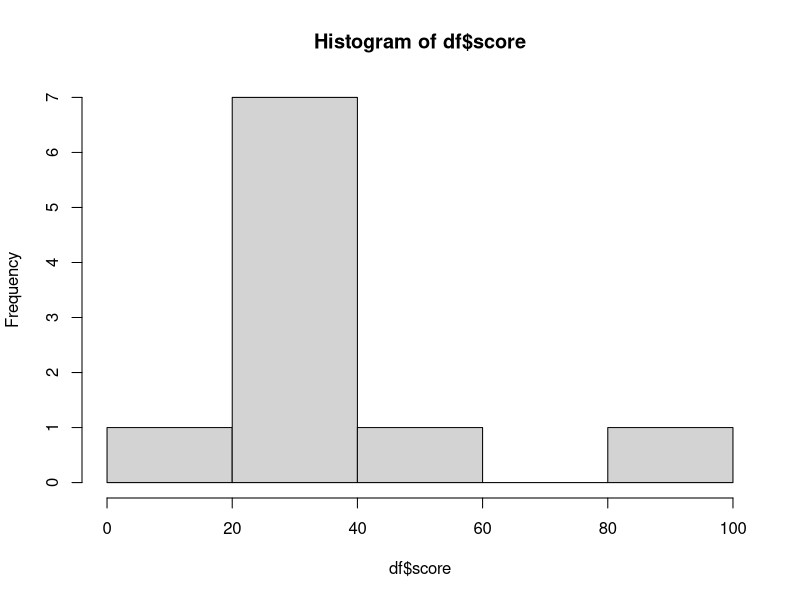

The R script that drew this image:
# Histogram of dummy scores
# Jeff Oliver
# jcoliver@email.arizona.edu
# 2017-11-21

df <- read.csv(file = "data/example-data.csv")
pdf(file = "output/example-histogram.pdf", useDingbats = FALSE)
hist(df$score)
dev.off()